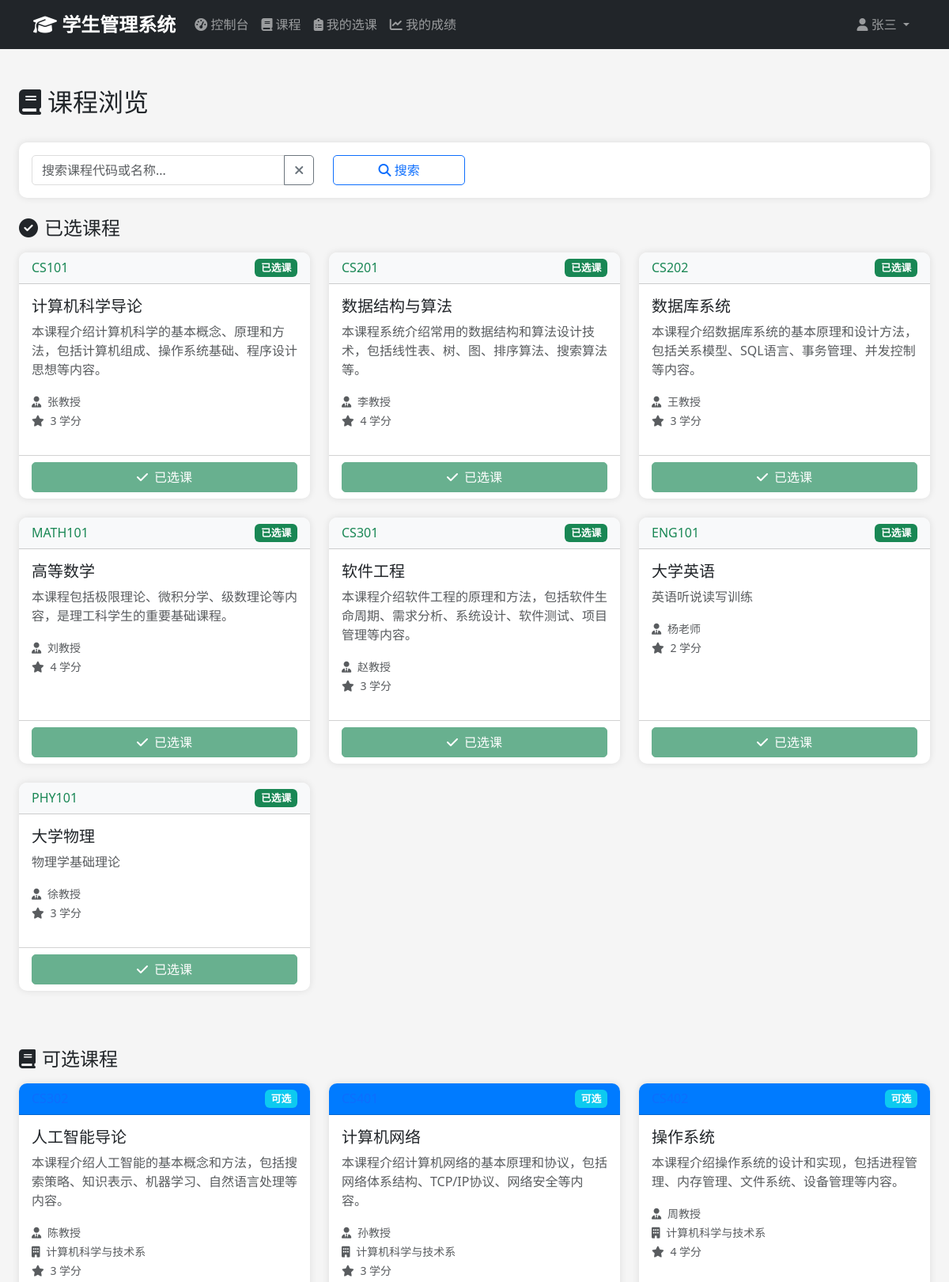
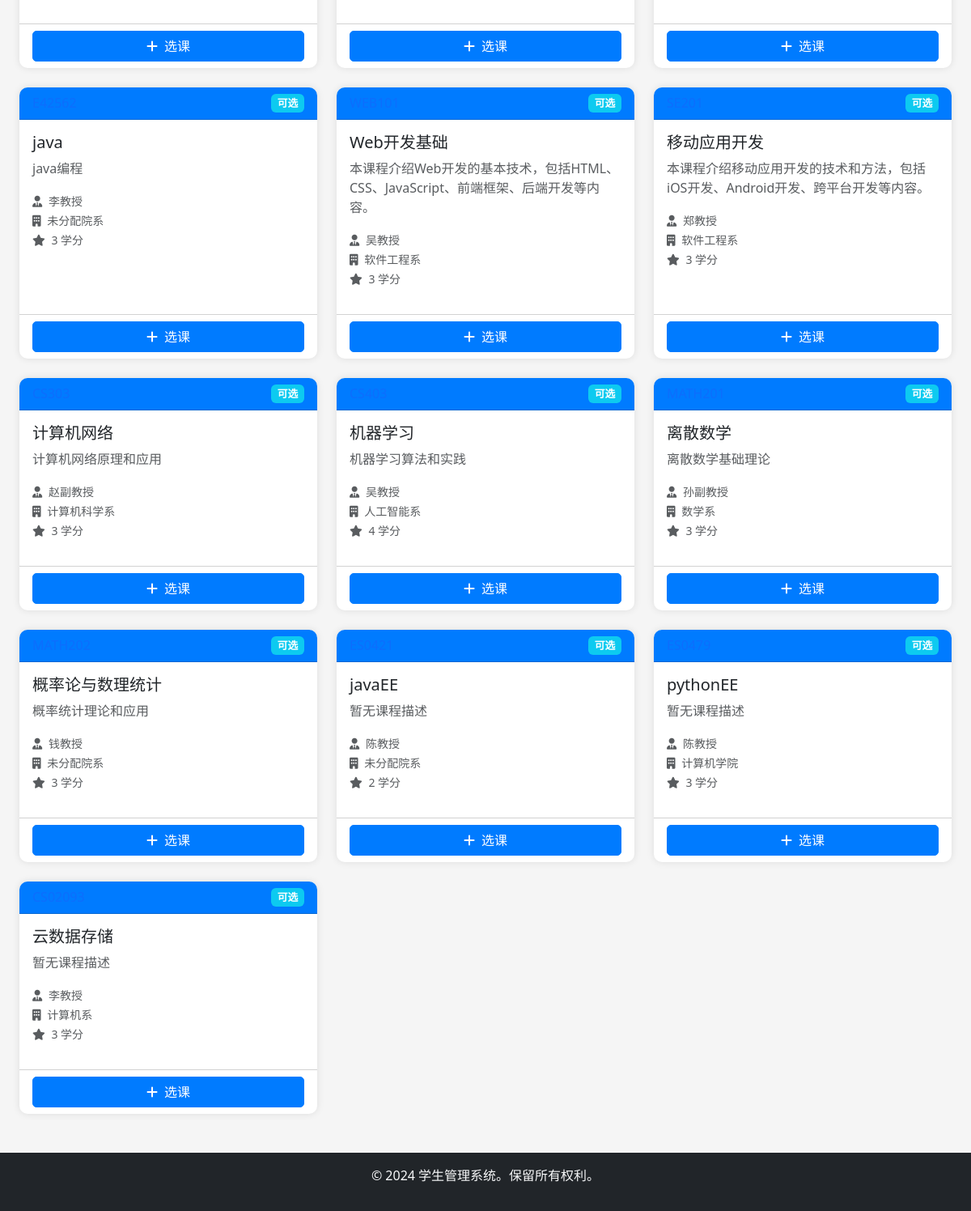
The page /student/courses (signed in) on the database as committed earlier (2 pictures, top to bottom).
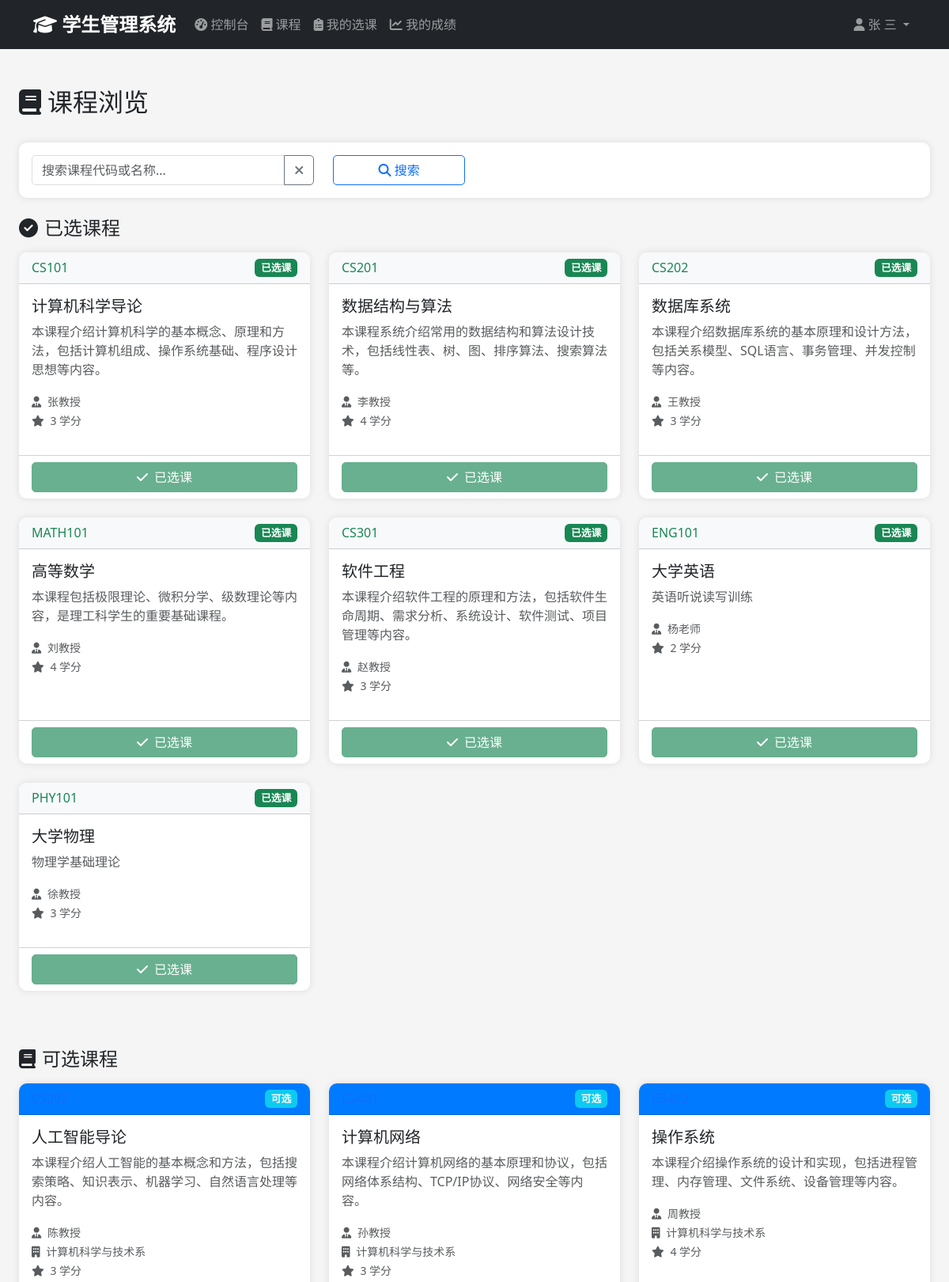
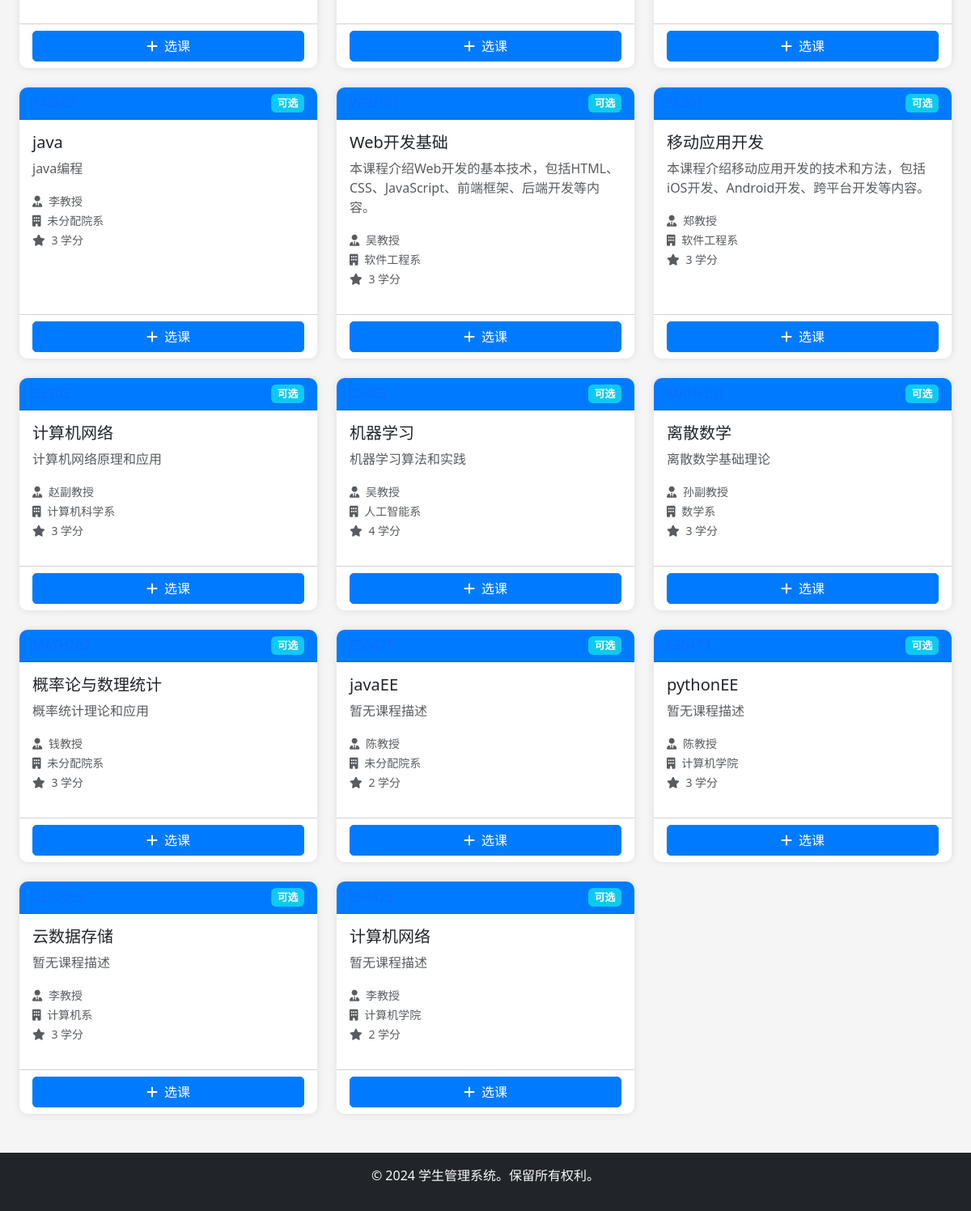
The same page on the database as committed later (2 pictures, top to bottom).
### app/models/user.py (models this page shows, shortened)
class User(UserMixin, db.Model):
    __tablename__ = 'users'
    id = db.Column(db.Integer, primary_key=True)
    username = db.Column(db.String(50), unique=True, nullable=False)
    email = db.Column(db.String(100), unique=True, nullable=False)
    password_hash = db.Column(db.String(255), nullable=False)
    full_name = db.Column(db.String(100), nullable=False)
    phone = db.Column(db.String(20))
    role = db.Column(db.Enum('admin', 'student', name='user_role'), nullable=False, default='student')
    is_active = db.Column(db.Boolean, default=True)
    created_at = db.Column(db.DateTime, default=datetime.utcnow)
    updated_at = db.Column(db.DateTime, default=datetime.utcnow, onupdate=datetime.utcnow)
    administrator = db.relationship('Administrator', backref='user', uselist=False, cascade='all, delete-orphan')
    def is_admin(self):
        return self.role == 'admin'

### app/models/course.py (models this page shows, shortened)
class Course(db.Model):
    __tablename__ = 'courses'
    id = db.Column(db.Integer, primary_key=True)
    course_code = db.Column(db.String(20), unique=True, nullable=False)
    course_name = db.Column(db.String(100), nullable=False)
    description = db.Column(db.Text)
    credits = db.Column(db.Integer, nullable=False, default=3)
    department = db.Column(db.String(100))
    instructor = db.Column(db.String(100))
    created_at = db.Column(db.DateTime, default=datetime.utcnow)
    updated_at = db.Column(db.DateTime, default=datetime.utcnow, onupdate=datetime.utcnow)
    enrollments = db.relationship('Enrollment', backref='course', lazy='dynamic', cascade='all, delete-orphan')

### app/views/student.py (the view, shortened to what this page needs)
@student_bp.route('/courses')
@login_required
@student_only
def courses():
    student = Student.query.filter_by(email=current_user.email).first()
    if not student:
        flash('未找到学生记录。请联系管理员。', 'error')
        return redirect(url_for('student.dashboard'))
    search_term = request.args.get('search', '').strip()
    query = Course.query
    all_courses = query.all()
    enrolled_course_ids = [e.course_id for e in Enrollment.query.filter_by(student_id=student.id).all()]
    available_courses = [c for c in all_courses if c.id not in enrolled_course_ids]
    enrolled_courses = [c for c in all_courses if c.id in enrolled_course_ids]
    return render_template('student/courses.html',
                         available_courses=available_courses,
                         enrolled_courses=enrolled_courses,
                         search_term=search_term)

### app/views/student.py (called while the page is built)
def student_only(f):
    @wraps(f)
    def decorated_function(*args, **kwargs):
        if not current_user.is_authenticated or current_user.is_admin():
            flash('访问被拒绝。需要学生权限。', 'error')
            return redirect(url_for('auth.login'))
        return f(*args, **kwargs)
    return decorated_function

### app/templates/student/courses.html (shortened to what the changed rows need)
{% extends "base.html" %}
{% block content %}
<div class="container-fluid mt-4">
    <div class="d-flex justify-content-between align-items-center mb-4">
        <h2>
            <i class="fas fa-book me-2"></i>课程浏览
        </h2>
    </div>
    {% if enrolled_courses %}
    <div class="mb-5" id="enrolledCoursesSection">
        <div class="row">
            {% for course in enrolled_courses %}
            <div class="col-md-6 col-lg-4 mb-4">
                <div class="card h-100 border-success">
                    <div class="card-header d-flex justify-content-between align-items-center bg-light">
                        <h6 class="mb-0 text-success">{{ course.course_code }}</h6>
                        <span class="badge bg-success">已选课</span>
                    </div>
                    <div class="card-body">
                        <h5 class="card-title">{{ course.course_name }}</h5>
                        <p class="card-text text-muted">
                            {% if course.description %}
                                {{ course.description[:100] }}{% if course.description|length > 100 %}...{% endif %}
                            {% else %}
                                暂无课程描述
                            {% endif %}
                        </p>
                        <div class="mb-3">
                            <small class="text-muted">
                                <i class="fas fa-user-tie me-1"></i> {{ course.instructor or '未分配' }}
                            </small><br>
                            <small class="text-muted">
                                <i class="fas fa-star me-1"></i> {{ course.credits }} 学分
                            </small>
                        </div>
                    </div>
                    <div class="card-footer bg-transparent">
                        <button class="btn btn-success w-100" disabled>
                            <i class="fas fa-check me-2"></i>已选课
                        </button>
                    </div>
                </div>
            </div>
            {% endfor %}
        </div>
    </div>
    {% else %}
    <div class="mb-5" id="enrolledCoursesSection">
    </div>
    {% endif %}
    <div id="availableCoursesSection">
        <div class="row">
            {% if available_courses %}
                {% for course in available_courses %}
                <div class="col-md-6 col-lg-4 mb-4">
                    <div class="card h-100">
                        <div class="card-header d-flex justify-content-between align-items-center">
                            <h6 class="mb-0 text-primary">{{ course.course_code }}</h6>
                            <span class="badge bg-info">可选</span>
                        </div>
                        <div class="card-body">
                            <h5 class="card-title">{{ course.course_name }}</h5>
                            <p class="card-text text-muted">
                                {% if course.description %}
                                    {{ course.description[:100] }}{% if course.description|length > 100 %}...{% endif %}
                                {% else %}
                                    暂无课程描述
                                {% endif %}
                            </p>
                            <div class="mb-3">
                                <small class="text-muted">
                                    <i class="fas fa-user-tie me-1"></i> {{ course.instructor or '未分配' }}
                                </small><br>
                                <small class="text-muted">
                                    <i class="fas fa-building me-1"></i> {{ course.department or '未分配院系' }}
                                </small><br>
                                <small class="text-muted">
                                    <i class="fas fa-star me-1"></i> {{ course.credits }} 学分
                                </small>
                            </div>
                        </div>
                        <div class="card-footer bg-transparent">
                            <button type="button" class="btn btn-primary w-100 enroll-course"
                                    data-course-id="{{ course.id }}" data-course-name="{{ course.course_name }}"
                                    onclick="confirmEnroll({{ course.id }})">
                                <i class="fas fa-plus me-2"></i>选课
                            </button>
                        </div>
                    </div>
                </div>
                {% endfor %}
            {% endif %}
        </div>
    </div>
</div>
{% endblock %}

### app/templates/base.html (shortened to what the changed rows need)
<!DOCTYPE html>
<html lang="zh-CN">
<head>
    <link href="https://cdn.jsdelivr.net/npm/bootstrap@5.3.0/dist/css/bootstrap.min.css" rel="stylesheet">
    <link href="https://cdnjs.cloudflare.com/ajax/libs/font-awesome/6.4.0/css/all.min.css" rel="stylesheet">
    <link href="{{ url_for('static', filename='css/style.css') }}" rel="stylesheet">
</head>
<body>
    {% if current_user.is_authenticated %}
    <nav class="navbar navbar-expand-lg navbar-dark bg-dark">
        <div class="container">
            <a class="navbar-brand" href="{{ url_for('main.dashboard') }}">
                <i class="fas fa-graduation-cap"></i> 学生管理系统
            </a>
            <div class="collapse navbar-collapse" id="navbarNav">
                <ul class="navbar-nav me-auto">
                    {% if current_user.is_admin() %}
                    <li class="nav-item">
                        <a class="nav-link" href="{{ url_for('admin.dashboard') }}">
                            <i class="fas fa-tachometer-alt"></i> 控制台
                        </a>
                    </li>
                    <li class="nav-item dropdown">
                        <a class="nav-link dropdown-toggle" href="#" data-bs-toggle="dropdown">
                            <i class="fas fa-users"></i> 用户
                        </a>
                        <ul class="dropdown-menu">
                            <li><a class="dropdown-item" href="{{ url_for('admin.users') }}">所有用户</a></li>
                            <li><a class="dropdown-item" href="{{ url_for('admin.create_user') }}">创建用户</a></li>
                        </ul>
                    </li>
                    <li class="nav-item dropdown">
                        <a class="nav-link dropdown-toggle" href="#" data-bs-toggle="dropdown">
                            <i class="fas fa-user-graduate"></i> 学生
                        </a>
                        <ul class="dropdown-menu">
                            <li><a class="dropdown-item" href="{{ url_for('admin.students') }}">所有学生</a></li>
                            <li><a class="dropdown-item" href="{{ url_for('admin.create_student') }}">添加学生</a></li>
                        </ul>
                    </li>
                    <li class="nav-item dropdown">
                        <a class="nav-link dropdown-toggle" href="#" data-bs-toggle="dropdown">
                            <i class="fas fa-book"></i> 课程
                        </a>
                        <ul class="dropdown-menu">
                            <li><a class="dropdown-item" href="{{ url_for('admin.courses') }}">所有课程</a></li>
                            <li><a class="dropdown-item" href="{{ url_for('admin.create_course') }}">添加课程</a></li>
                        </ul>
                    </li>
                    <li class="nav-item dropdown">
                        <a class="nav-link dropdown-toggle" href="#" data-bs-toggle="dropdown">
                            <i class="fas fa-clipboard-list"></i> 选课
                        </a>
                        <ul class="dropdown-menu">
                            <li><a class="dropdown-item" href="{{ url_for('admin.enrollments') }}">所有选课</a></li>
                            <li><a class="dropdown-item" href="{{ url_for('admin.create_enrollment') }}">添加选课</a></li>
                        </ul>
                    </li>
                    <li class="nav-item dropdown">
                        <a class="nav-link dropdown-toggle" href="#" data-bs-toggle="dropdown">
                            <i class="fas fa-chart-line"></i> 成绩
                        </a>
                        <ul class="dropdown-menu">
                            <li><a class="dropdown-item" href="{{ url_for('admin.grades') }}">成绩列表</a></li>
                            <li><a class="dropdown-item" href="{{ url_for('admin.record_grade') }}">录入成绩</a></li>
                        </ul>
                    </li>
                    {% else %}
                    <li class="nav-item">
                        <a class="nav-link" href="{{ url_for('student.dashboard') }}">
                            <i class="fas fa-tachometer-alt"></i> 控制台
                        </a>
                    </li>
                    <li class="nav-item">
                        <a class="nav-link" href="{{ url_for('student.courses') }}">
                            <i class="fas fa-book"></i> 课程
                        </a>
                    </li>
                    <li class="nav-item">
                        <a class="nav-link" href="{{ url_for('student.enrollments') }}">
                            <i class="fas fa-clipboard-list"></i> 我的选课
                        </a>
                    </li>
                    <li class="nav-item">
                        <a class="nav-link" href="{{ url_for('student.grades') }}">
                            <i class="fas fa-chart-line"></i> 我的成绩
                        </a>
                    </li>
                    {% endif %}
                </ul>
                <ul class="navbar-nav">
                    <li class="nav-item dropdown">
                        <a class="nav-link dropdown-toggle" href="#" data-bs-toggle="dropdown">
                            <i class="fas fa-user"></i> {{ current_user.full_name }}
                        </a>
                    </li>
                </ul>
            </div>
        </div>
    </nav>
    {% endif %}
    <main class="container-fluid py-4">
        {% block content %}{% endblock %}
    </main>
</body>
</html>

Rows that differ between the two databases and show on the page:
changed User: full_name "张三" → "张 三"
added Course: course_name "计算机网络", description "暂无课程描述", instructor "李教授", department "计算机学院", credits "2", shown under "可选课程"
